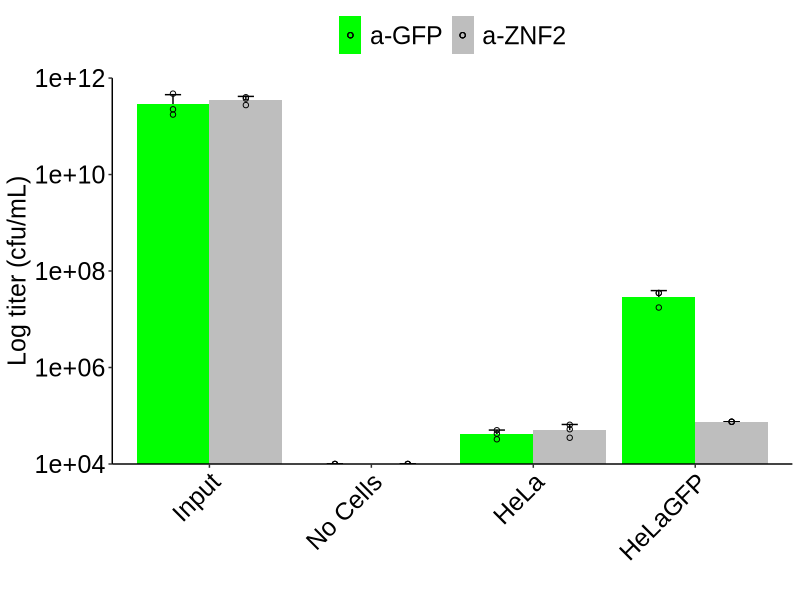
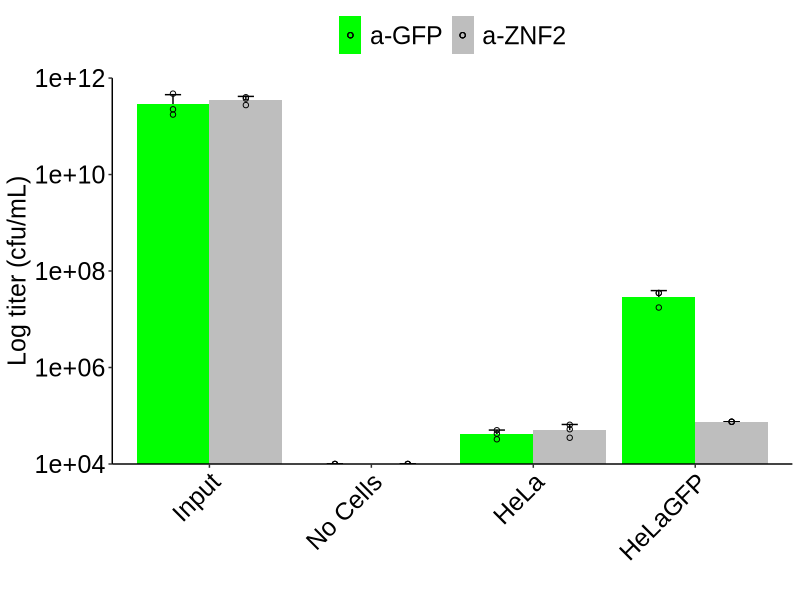

These charts were generated, in order, by the following R code:
#Import libraries
library(ggplot2)

#Import .csv with data formatted appropriately 
#	group	x		y1	y2	y3
#	GFP		Input	4	5	1
#	ZNF2	Input	3	5	2
#	GFP		HeLa	2	10	3
#	ZNF2	HeLa	2	10	4
#	...		...		...		...

raw <- read.table("hg_titer_raw.csv", sep = ",", header = TRUE)
raw$mean <- apply(raw[,c("y1","y2","y3")],1,mean)
raw$sd <- apply(raw[,c("y1","y2","y3")],1,sd)
raw$x <- factor(raw$x, levels = c("Input","No Cells","HeLa","HeLaGFP"))

#Plot
ggplot(raw, aes(x = x, y = raw$mean, fill = group)) +
theme_classic() + 

#Add error bars
geom_errorbar(aes(
ymax=mean+sd, 
ymin=mean-sd, 
width=0.2), size=0.5, position=position_dodge(.9)) + 

#Set columns and colors
geom_bar(position=position_dodge(), stat="identity") +
scale_fill_manual(values=c("green","grey"), labels=c("a-GFP","a-ZNF2")) +

#Add points
geom_point(data=raw, aes(y=y1, group=group),stat="identity",position=position_dodge(width=0.9),shape=1) +
geom_point(data=raw, aes(y=y2, group=group),stat="identity",position=position_dodge(width=0.9),shape=1) +
geom_point(data=raw, aes(y=y3, group=group),stat="identity",position=position_dodge(width=0.9),shape=1) +

#Set scale
scale_y_log10(expand = c(0,0)) + 
coord_cartesian(ylim=c(1e4,1e12)) +

#Labels and theme
labs(x = "", y = "Log titer (cfu/mL)") +
theme(
legend.position="top",
legend.title=element_blank(),
legend.key.height=unit(2,"line"),
legend.text=element_text(family = "Arial", size = 18), 
axis.line = element_line(colour = "black"), #change the borders
axis.title = element_text(family = "Arial", color = "black", size = 18),
axis.text.x = element_text(angle=45, hjust=1, family = "Arial", color = "black", size = 18),
axis.text.y = element_text(family = "Arial", color = "black", size = 18),
)

#Export image
ggsave("hg_titer.eps", device = "eps", width = 8, height = 4, units="in", dpi = 300)
